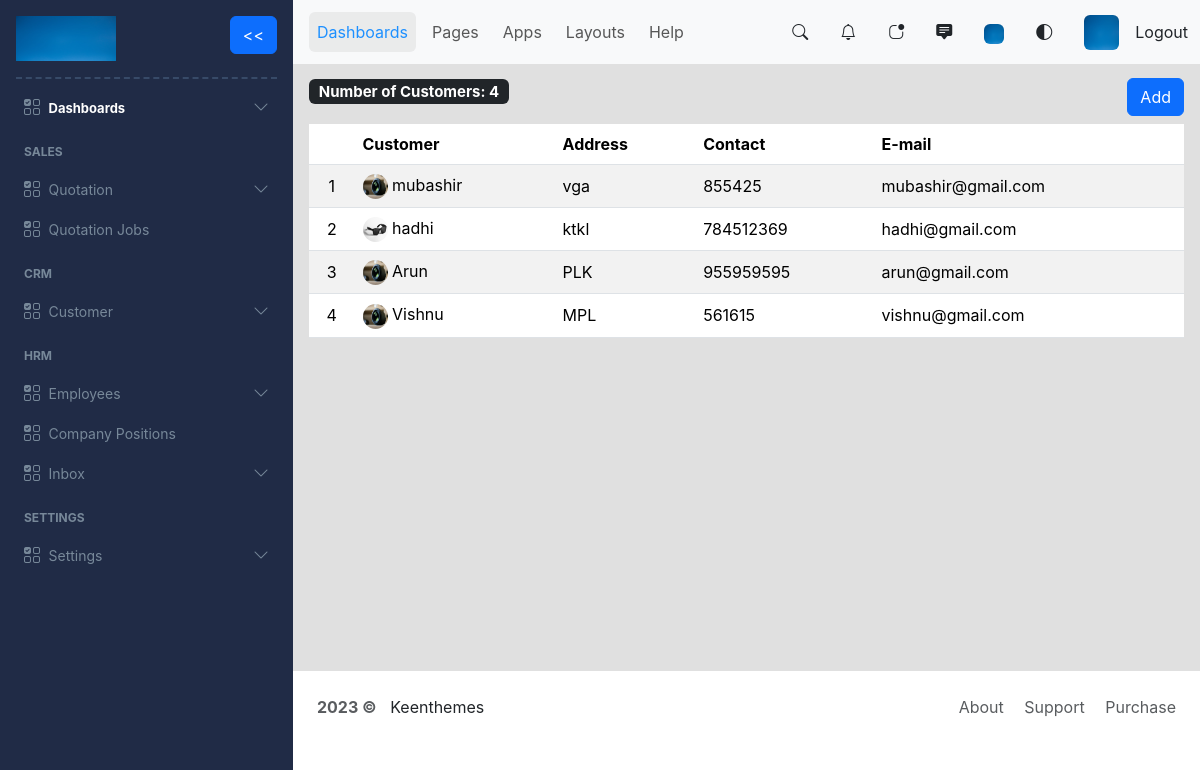
Page /view_customers (signed in) on the earlier database version.
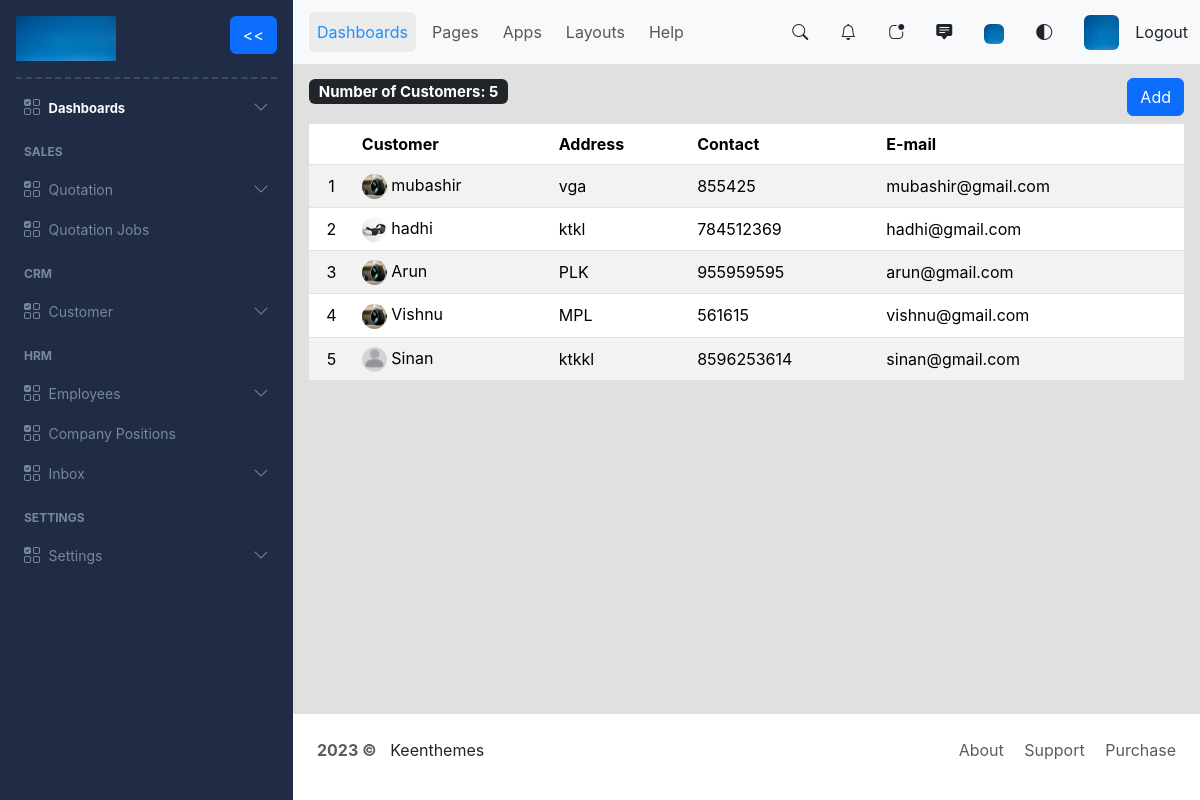
Same page on the later database version.
### myapp/models.py (models this page shows, shortened)
class Customer(models.Model):
    id = models.UUIDField(primary_key=True, default=uuid.uuid4, unique=True, editable=False)
    name = models.CharField(max_length=30)
    address = models.CharField(max_length=150)
    contact = models.IntegerField()
    email = models.EmailField()
    profile_image = models.ImageField(null=True, blank=True, upload_to="profiles/")

### myapp/views.py (the view)
# urls.py: path('view_customers', views.viewCustomers, name='view_customers'),
@login_required
def viewCustomers(request):
    customers = Customer.objects.all()
    number_of_customers = len(customers)
    customers_exist = customers.exists()
    return render(request, 'customer/view_customers.html',{'customers': customers, 'customers_exist': customers_exist, 'number_of_customers': number_of_customers})

### myapp/templates/customer/view_customers.html (shortened to what this page needs)
{% extends 'index.html' %}
{% block content %}
{% load static %}
<div class='d-flex justify-content-between'>
    <h5> <span class="badge bg-dark">Number of Customers:  {{ number_of_customers }}</span> </h5>
    <a href = "{% url 'create_customer' %}"class="btn btn-primary">Add</a>
</div>
{% if customers_exist %}
<div class='table-responsive'>
    <table class="table table-striped mt-2 align-middle">
        <thead>
        <tr>
            <th scope="col"></th>
            <th scope="col">Customer</th>
            <th scope="col">Address</th>
            <th scope="col">Contact</th>
            <th scope="col">E-mail</th>
        </tr>
        </thead>
        <tbody>
        {% for customer in customers %}
            <tr style="height: 42px;">
                <td class="text-center">{{forloop.counter}}</td>
                <td>
                    <a href="{% url 'update_customer' customer.id %}" style="text-decoration: none; color: black;">
                    {% if customer.profile_image %}
                        <img src="{{customer.profile_image.url}}" alt="Profile not loading..." style="width: 25px; height: 25px; border-radius: 50%;">
                    {% else %}
                        <img src="{% static 'image/default.png' %}" alt="Profile not loading..." style="width: 25px; height: 25px; border-radius: 50%;">
                    {% endif %}
                    </a>
                    <a href="{% url 'update_customer' customer.id %}" style="text-decoration: none; color: black;">{{customer.name}}</a>
                </td>
                <td><a href="{% url 'update_customer' customer.id %}" style="text-decoration: none; color: black;">{{customer.address}}</a></td>
                <td><a href="{% url 'update_customer' customer.id %}" style="text-decoration: none; color: black;">{{customer.contact}}</a></td>
                <td><a href="{% url 'update_customer' customer.id %}" style="text-decoration: none; color: black;">{{customer.email}}</a></td>
            </tr>
        {% endfor %}
        </tbody>
    </table>
</div>
{% else %}
<div class="d-flex justify-content-center">
    <span class="pt-5">No customers yet.<a href="{% url 'create_customer' %}">Create</a> a new customer.</span>
</div>
{% endif %}
{% endblock content %}

Differences in the rows shown:
added Customer: name "Sinan", address "ktkkl", contact "8596253614", email "sinan@gmail.com"
Other differences:
{{ number_of_customers }}: "4" → "5"
